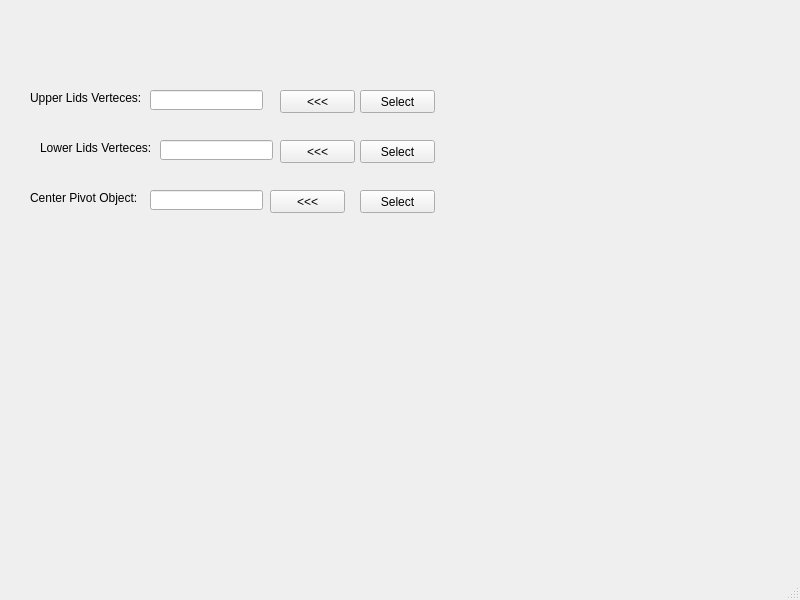
<?xml version="1.0" encoding="UTF-8"?>
<ui version="4.0">
 <class>MainWindow</class>
 <widget class="QMainWindow" name="MainWindow">
  <property name="geometry">
   <rect>
    <x>0</x>
    <y>0</y>
    <width>800</width>
    <height>600</height>
   </rect>
  </property>
  <property name="windowTitle">
   <string>Eye Lids Rig Helper</string>
  </property>
  <widget class="QWidget" name="centralwidget">
   <widget class="QLabel" name="label">
    <property name="geometry">
     <rect>
      <x>30</x>
      <y>90</y>
      <width>121</width>
      <height>16</height>
     </rect>
    </property>
    <property name="text">
     <string>Upper Lids Verteces:</string>
    </property>
   </widget>
   <widget class="QLabel" name="label_2">
    <property name="geometry">
     <rect>
      <x>40</x>
      <y>140</y>
      <width>121</width>
      <height>16</height>
     </rect>
    </property>
    <property name="text">
     <string>Lower Lids Verteces:</string>
    </property>
   </widget>
   <widget class="QLineEdit" name="lineEdit">
    <property name="geometry">
     <rect>
      <x>150</x>
      <y>90</y>
      <width>113</width>
      <height>20</height>
     </rect>
    </property>
   </widget>
   <widget class="QLineEdit" name="lineEdit_2">
    <property name="geometry">
     <rect>
      <x>160</x>
      <y>140</y>
      <width>113</width>
      <height>20</height>
     </rect>
    </property>
   </widget>
   <widget class="QPushButton" name="pushButton">
    <property name="geometry">
     <rect>
      <x>280</x>
      <y>90</y>
      <width>75</width>
      <height>23</height>
     </rect>
    </property>
    <property name="text">
     <string>&lt;&lt;&lt;</string>
    </property>
   </widget>
   <widget class="QPushButton" name="pushButton_2">
    <property name="geometry">
     <rect>
      <x>280</x>
      <y>140</y>
      <width>75</width>
      <height>23</height>
     </rect>
    </property>
    <property name="text">
     <string>&lt;&lt;&lt;</string>
    </property>
   </widget>
   <widget class="QPushButton" name="pushButton_3">
    <property name="geometry">
     <rect>
      <x>360</x>
      <y>90</y>
      <width>75</width>
      <height>23</height>
     </rect>
    </property>
    <property name="text">
     <string>Select</string>
    </property>
   </widget>
   <widget class="QPushButton" name="pushButton_4">
    <property name="geometry">
     <rect>
      <x>360</x>
      <y>140</y>
      <width>75</width>
      <height>23</height>
     </rect>
    </property>
    <property name="text">
     <string>Select</string>
    </property>
   </widget>
   <widget class="QLabel" name="label_3">
    <property name="geometry">
     <rect>
      <x>30</x>
      <y>190</y>
      <width>121</width>
      <height>16</height>
     </rect>
    </property>
    <property name="text">
     <string>Center Pivot Object:</string>
    </property>
   </widget>
   <widget class="QLineEdit" name="lineEdit_3">
    <property name="geometry">
     <rect>
      <x>150</x>
      <y>190</y>
      <width>113</width>
      <height>20</height>
     </rect>
    </property>
   </widget>
   <widget class="QPushButton" name="pushButton_5">
    <property name="geometry">
     <rect>
      <x>270</x>
      <y>190</y>
      <width>75</width>
      <height>23</height>
     </rect>
    </property>
    <property name="text">
     <string>&lt;&lt;&lt;</string>
    </property>
   </widget>
   <widget class="QPushButton" name="pushButton_6">
    <property name="geometry">
     <rect>
      <x>360</x>
      <y>190</y>
      <width>75</width>
      <height>23</height>
     </rect>
    </property>
    <property name="text">
     <string>Select</string>
    </property>
   </widget>
  </widget>
  <widget class="QMenuBar" name="menubar">
   <property name="geometry">
    <rect>
     <x>0</x>
     <y>0</y>
     <width>800</width>
     <height>18</height>
    </rect>
   </property>
  </widget>
  <widget class="QStatusBar" name="statusbar"/>
 </widget>
 <resources/>
 <connections/>
</ui>
